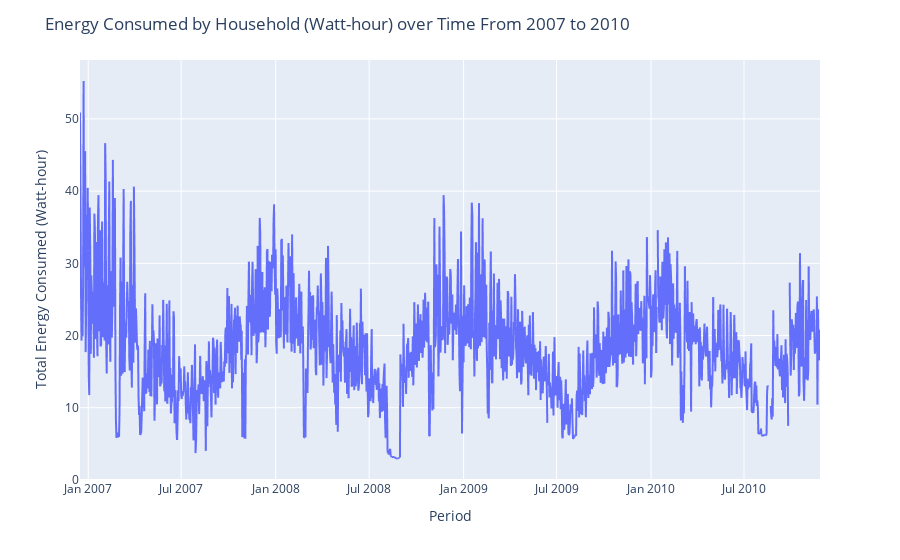

This figure's notebook cell:
### Markdown cell above
We will take a look at the `Energy Consumed by Household` column - this is the variable of interest (dependent variable) that we would like to predict.For now lets look at the monthly data

### Code cell
fig = px.line(power_df_daily, x=power_df_daily.index, y='Energy Consumed by Household (Watt-hour)',)
fig.update_layout(
    yaxis_title="Total Energy Consumed (Watt-hour)", 
    xaxis_title="Period",
    legend_title="Energy Consumed by Household (Watt-hour) per Month over Time", 
    title="Energy Consumed by Household (Watt-hour) over Time From 2007 to 2010 "
)
fig.show()

### Figure 1 — Plotly figure (JSON) as saved in the notebook; plotly's stock layout.template omitted (floating-point values rounded to 4 significant figures; data arrays with more than 128 entries replaced by an {"elided": "..."} marker saying what was removed)
{"data": [{"hovertemplate": "DateTime=%{x}<br>Energy Consumed by Household (Watt-hour)=%{y}<extra></extra>", "legendgroup": "", "line": {"color": "#636efa", "dash": "solid"}, "marker": {"symbol": "circle"}, "mode": "lines", "name": "", "showlegend": false, "type": "scattergl", "x": {"elided": "1442 str values"}, "xaxis": "x", "y": {"elided": "1442 float values"}, "yaxis": "y"}], "layout": {"legend": {"title": {"text": "Energy Consumed by Household (Watt-hour) per Month over Time"}, "tracegroupgap": 0}, "margin": {"t": 60}, "title": {"text": "Energy Consumed by Household (Watt-hour) over Time From 2007 to 2010 "}, "xaxis": {"anchor": "y", "domain": [0, 1], "title": {"text": "Period"}}, "yaxis": {"anchor": "x", "domain": [0, 1], "title": {"text": "Total Energy Consumed (Watt-hour)"}}}}
